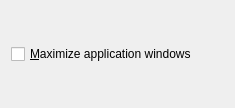
<ui version="4.0" stdsetdef="1" >
  <author></author>
  <comment></comment>
  <exportmacro></exportmacro>
  <class>ConfigDialog</class>
  <widget class="QWidget" name="ConfigDialog" >
    <property name="geometry" >
      <rect>
        <x>0</x>
        <y>0</y>
        <width>235</width>
        <height>108</height>
      </rect>
    </property>
    <property name="windowTitle" >
      <string>Config Dialog</string>
    </property>
    <layout class="QHBoxLayout" >
      <item>
        <widget class="QCheckBox" name="autoMaxCheckbox" >
          <property name="text" >
            <string>&amp;Maximize application windows</string>
          </property>
          <property name="shortcut" >
            <string>Alt+M</string>
          </property>
        </widget>
      </item>
    </layout>
  </widget>
  <layoutdefault spacing="6" margin="11" />
  <pixmapfunction>qPixmapFromMimeSource</pixmapfunction>
</ui>
